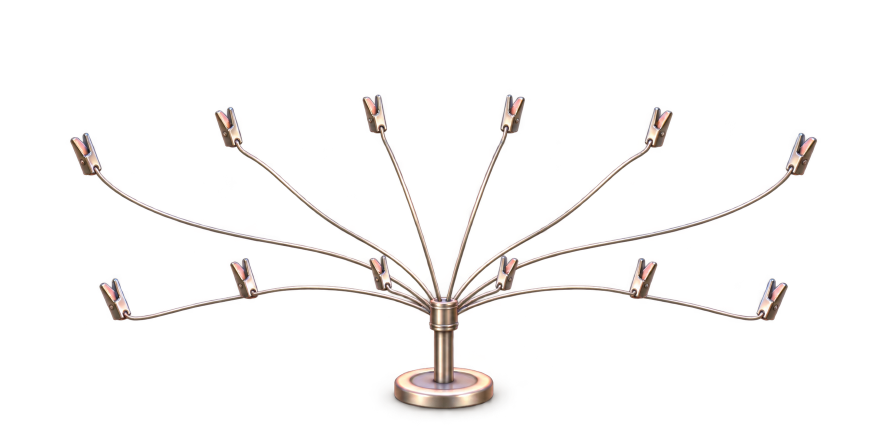
#> input picture Assets/CottonCircuit/UI/Art/CottonCandyFanStand.png, 1774 x 887 px (shown at 1/2 size)
$ python fan-stand-variants.py
#> lines starting #> are read from the running program, lines starting #| are printed output that depends on the picture; after the words box and inside, x2 and y2 are one past the last pixel; in counts of white or black regions, pixels touching at a corner belong together
"""Derive the 6- and 9-clip fan stands from the 12-clip CottonCandyFanStand.png (Pillow + numpy).

    python Tools/fan-stand-variants.py

The business rack shows one clip per owned shelf slot: 6 at the start, 9 and 12 after
each shelf expansion. The 12-clip stand is the generated source. This script removes
whole arms (clip and wire) from it so the other two stands keep the same metal,
lighting and clip positions, and the USS slot positions keep matching the clips:

- 6 clips keep U2 U4 U6 (upper row) and L1 L3 L5 (lower row), the clips that
  stock0-5 use in Business.uss.
- 9 clips add U3 U5 L6, the clips of stock6-8.

Where a removed clip hid a kept wire (L2 over L1's wire, L4 over U6's wire) the hidden
stretch is repainted along a Hermite curve with the wire's own cross-section, blended
into the original wire at both ends. Erased pixels take the surrounding faint backdrop
so no hard edge is left. The script is deterministic; rerun it when the source changes.
"""
from collections import deque
import os
import sys

import numpy as np
from PIL import Image

ROOT = os.path.dirname(os.path.dirname(os.path.abspath(__file__)))
ART = os.path.join(ROOT, 'Assets', 'CottonCircuit', 'UI', 'Art')
SOURCE = os.path.join(ART, 'CottonCandyFanStand.png')

src = np.array(Image.open(SOURCE).convert('RGBA')).astype(np.float64)
H, W = src.shape[:2]
ALPHA = src[:, :, 3] / 255.0
PREMULTIPLIED = src.copy()
PREMULTIPLIED[:, :, :3] *= PREMULTIPLIED[:, :, 3:4] / 255.0
yy, xx = np.mgrid[0:H, 0:W]
VISIBLE = ALPHA > 0.004
#> VISIBLE: shape (887, 1774) bool; 8.7% white; 144 white regions (143 under 20 px), largest, box (x1, y1, x2, y2) and area: (136, 182, 1637, 844) 136905
COLLAR = (xx >= 857) & (xx <= 918) & (yy >= 594)

# Clip centres in the source, upper row U1-U6 and lower row L1-L6 from left to right.
CLIP_ANCHORS = {
    'U1': (173, 310), 'U2': (458, 256), 'U3': (750, 229), 'U4': (1024, 230), 'U5': (1316, 256), 'U6': (1601, 310),
    'L1': (231, 601), 'L2': (490, 559), 'L3': (762, 549), 'L4': (1012, 547), 'L5': (1284, 559), 'L6': (1543, 601),
}
# A point on each visible wire stretch and its direction toward the hub. A wire that
# passes behind another clip is split there (U1 behind L3, U6 behind L4, L1 behind L2,
# L6 behind L5); L12 and L56 are the stretches shared by two lower clips.
WIRES = {
    'U1a': ((240, 385.5), (1, .6)), 'U1b': ((790, 561), (1, .55)),
    'U2': ((490, 305), (1, .9)), 'U3': ((772, 275), (.3, 1)), 'U4': ((1003, 275), (-.3, 1)), 'U5': ((1285, 305), (-1, .9)),
    'U6a': ((1535, 384.5), (-1, .6)), 'U6b': ((985, 560), (-1, .55)),
    'L1a': ((290, 634), (1, -.2)), 'L12': ((530, 584), (1, -.2)), 'L3': ((790, 584.5), (1, .4)), 'L4': ((985, 584.5), (-1, .4)),
    'L6a': ((1480, 634), (-1, -.2)), 'L56': ((1245, 583.5), (-1, -.12)),
}
VARIANTS = {
    'CottonCandyFanStand6.png': (['U1', 'U3', 'U5', 'L2', 'L4', 'L6'], ['U1a', 'U1b', 'U3', 'U5', 'L4', 'L6a']),
    'CottonCandyFanStand9.png': (['U1', 'L2', 'L4'], ['U1a', 'U1b', 'L4']),
}
BRIDGES = [('L1a', 'L12'), ('U6a', 'U6b')]


def label(mask):
    """8-connected component labels of a boolean mask."""
    result = np.zeros(mask.shape, np.int32)
    count = 0
    for y0, x0 in zip(*np.nonzero(mask)):
        if result[y0, x0]:
            continue
        count += 1
        result[y0, x0] = count
        queue = deque([(y0, x0)])
        while queue:
            y, x = queue.popleft()
            for dy in (-1, 0, 1):
                for dx in (-1, 0, 1):
                    ny, nx = y + dy, x + dx
                    if 0 <= ny < H and 0 <= nx < W and mask[ny, nx] and not result[ny, nx]:
                        result[ny, nx] = count
                        queue.append((ny, nx))
    return result, count


def morph(mask, radius, op):
    """Binary erosion or dilation with a disc."""
    out = np.ones_like(mask) if op == 'erode' else np.zeros_like(mask)
    for dy in range(-radius, radius + 1):
        for dx in range(-radius, radius + 1):
            if dx * dx + dy * dy > radius * radius:
                continue
            shifted = np.zeros_like(mask)
            shifted[max(0, -dy):H + min(0, -dy), max(0, -dx):W + min(0, -dx)] = \
                mask[max(0, dy):H + min(0, dy), max(0, dx):W + min(0, dx)]
            out = (out & shifted) if op == 'erode' else (out | shifted)
    return out


def sample(image, x, y):
    x0, y0 = int(np.floor(x)), int(np.floor(y))
    if x0 < 0 or y0 < 0 or x0 + 1 >= W or y0 + 1 >= H:
        return 0.0 * image[0, 0]
    fx, fy = x - x0, y - y0
    return (image[y0, x0] * (1 - fx) * (1 - fy) + image[y0, x0 + 1] * fx * (1 - fy) +
            image[y0 + 1, x0] * (1 - fx) * fy + image[y0 + 1, x0 + 1] * fx * fy)


# Thick parts survive an opening: the 12 clip bodies and the pole with its foot.
thick, thick_count = label(morph(morph(src[:, :, 3] > 100, 6, 'erode'), 6, 'dilate'))
#> call 2 of morph, with radius = 6, op = 'dilate'
#> after the loop in morph (call 2), `for dy in range(-radius, radius + 1):`:
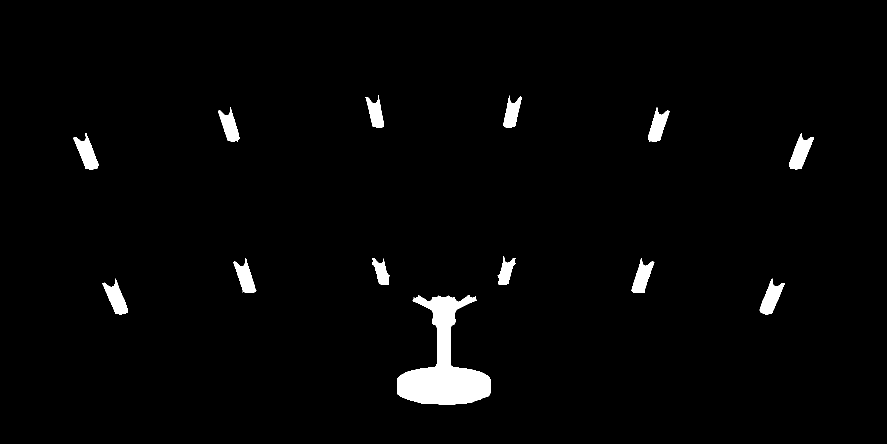
#> shifted: shape (887, 1774) bool (shown at 1/2 size); 2.3% white; 13 white regions, largest, box (x1, y1, x2, y2) and area: (794, 590, 981, 809) 17925, (1578, 266, 1628, 339) 1800, (147, 266, 197, 339) 1760
#> the loop in label, `for y0, x0 in zip(*np.nonzero(mask)):` made 56097 passes
#> (y0, x0) on passes 2 to 4: (191, 753), (191, 754), (191, 755)
#> after the loop in label, `for y0, x0 in zip(*np.nonzero(mask)):`:
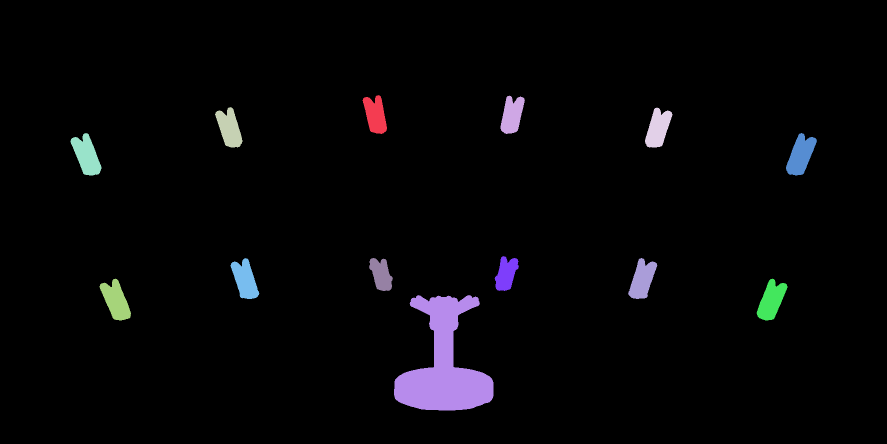
#> result: shape (887, 1774) int32 (shown at 1/2 size); 14 distinct labels, from 0 to 13; one colour per label, 0 black
#> after the loop in label, `for y0, x0 in zip(*np.nonzero(mask)):`: count = 13
#> thick_count = 13
sizes = np.bincount(thick.ravel())
#> sizes = [1517441, 2539, 2549, 2734, 2766, 3073, 3087, 2186, 2832, 2095, 2857, 3018, 2992, 23369]
BASE_BODY = thick == np.argmax(sizes[1:]) + 1
#> BASE_BODY: shape (887, 1774) bool; 1.5% white; 1 white region, box (x1, y1, x2, y2) and area: (788, 590, 987, 821) 23369
centres = {i: (xx[thick == i].mean(), yy[thick == i].mean()) for i in range(1, thick_count + 1)}
#> centres = 13 items
CLIP_BODY = {name: thick == min(centres, key=lambda i: np.hypot(centres[i][0] - x, centres[i][1] - y))
             for name, (x, y) in CLIP_ANCHORS.items()}
#> CLIP_BODY = 12 items
if thick_count != 13 or any((body & BASE_BODY).any() for body in CLIP_BODY.values()):
    raise SystemExit('Expected 12 clip bodies and one base in the source stand; found %d parts.' % thick_count)
ANY_CLIP = np.logical_or.reduce(list(CLIP_BODY.values()))
#> ANY_CLIP: shape (887, 1774) bool; 2.1% white; 12 white regions, largest, box (x1, y1, x2, y2) and area: (1572, 266, 1634, 351) 3087, (141, 266, 203, 351) 3073, (199, 557, 262, 641) 3018
CLIP_AREA = {name: morph(body, 5, 'dilate') & VISIBLE for name, body in CLIP_BODY.items()}
#> after the loop in morph (call 14), `for dy in range(-radius, radius + 1):`:
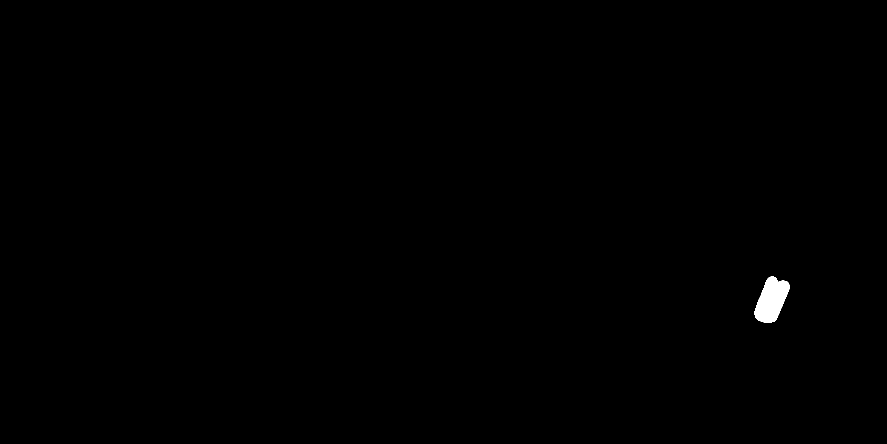
#> out: shape (887, 1774) bool (shown at 1/2 size); 0.27% white; 1 white region, box (x1, y1, x2, y2) and area: (1508, 552, 1580, 646) 4208
#> CLIP_AREA = 12 items
BASE = morph(BASE_BODY, 2, 'dilate') & VISIBLE & (((xx >= 853) & (xx <= 921)) | (yy >= 640))
#> BASE: shape (887, 1774) bool; 1.5% white; 1 white region, box (x1, y1, x2, y2) and area: (786, 589, 989, 823) 22936
BASE |= (xx >= 853) & (xx <= 921) & (yy >= 594) & VISIBLE
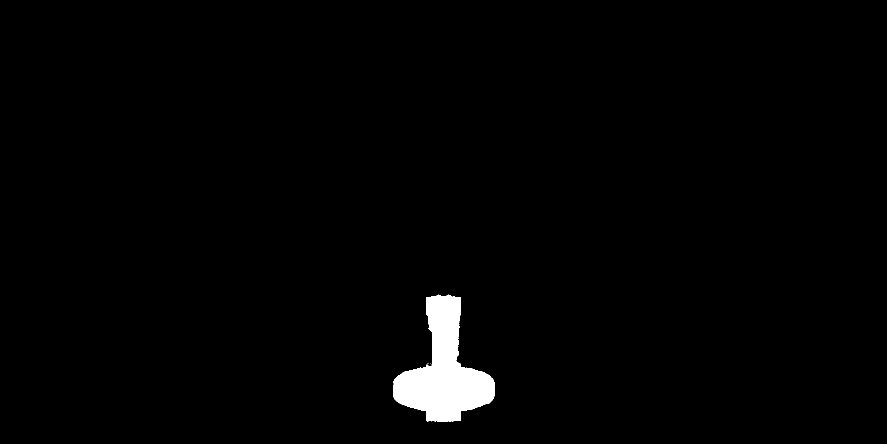
#> BASE: shape (887, 1774) bool (shown at 1/2 size); 1.6% white; 6 white regions (5 under 20 px), largest, box (x1, y1, x2, y2) and area: (786, 589, 989, 844) 25047


def inside(point, mask):
    x, y = int(round(point[0])), int(round(point[1]))
    return 0 <= x < W and 0 <= y < H and mask[y, x]


def track(start, direction, to_hub, step=1.5):
    """Follow a wire centreline until it enters a clip or, toward the hub, the collar."""
    p = np.array(start, float)
    d = np.array(direction, float) / np.linalg.norm(direction)
    points, snapped = [p.copy()], [True]
    offsets = np.arange(-9, 9.01, .5)
    for _ in range(3000):
        q = p + d * step
        n = np.array([-d[1], d[0]])
        if inside(q, ANY_CLIP) or (to_hub and inside(q, COLLAR)):
            break
        profile = np.array([sample(ALPHA, *(q + n * t)) for t in offsets])
        on = profile > .5
        middle = int(np.argmin(np.abs(offsets)))
        hit = False
        if on[middle]:
            a = b = middle
            while a > 0 and on[a - 1]:
                a -= 1
            while b < len(on) - 1 and on[b + 1]:
                b += 1
            width, centre = (b - a + 1) * .5, (offsets[a] + offsets[b]) / 2
            if 5 <= width <= 11 and abs(centre) < 3.5:
                q, hit = q + n * centre, True
        heading = (q - p) / np.linalg.norm(q - p)
        d = .75 * d + .25 * heading
        d /= np.linalg.norm(d)
        p = q
        points.append(p.copy())
        snapped.append(hit)
        if not (0 < p[0] < W and 0 < p[1] < H) or profile.max() < .2:
            break
    return np.array(points), snapped


def trace(start, direction):
    forward, forward_hits = track(start, direction, True)
    backward, backward_hits = track(start, (-direction[0], -direction[1]), False)
    return np.vstack([backward[::-1], forward[1:]]), backward_hits[::-1] + forward_hits[1:]


def near(points, radius):
    """Pixels within radius of a polyline."""
    mask = np.zeros((H, W), bool)
    x0, x1 = int(max(0, points[:, 0].min() - radius - 2)), int(min(W, points[:, 0].max() + radius + 3))
    y0, y1 = int(max(0, points[:, 1].min() - radius - 2)), int(min(H, points[:, 1].max() + radius + 3))
    sx, sy = xx[y0:y1, x0:x1], yy[y0:y1, x0:x1]
    best = np.full(sx.shape, 1e9)
    for a, b in zip(points[:-1], points[1:]):
        v = b - a
        t = np.clip(((sx - a[0]) * v[0] + (sy - a[1]) * v[1]) / (v @ v), 0, 1)
        best = np.minimum(best, (sx - a[0] - t * v[0]) ** 2 + (sy - a[1] - t * v[1]) ** 2)
    mask[y0:y1, x0:x1] = best <= radius * radius
    return mask


PATHS = {name: trace(*spec) for name, spec in WIRES.items()}
#> the loop in track, `for _ in range(3000):` made 348 passes
OBJECTS = morph(thick > 0, 8, 'dilate') | np.logical_or.reduce([near(p, 7.5) for p, _ in PATHS.values()])
#> after the loop in near, `for a, b in zip(points[:-1], points[1:]):`:
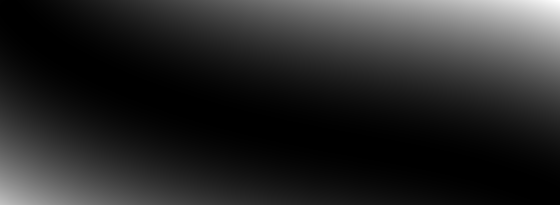
#> best: shape (205, 560) float64; min 4.12e-07, max 34703.9, mean 5399.7; drawn with min black and max white
#> call 2 of near, with points = array of shape (59, 2), radius = 7.5
#> after the loop in near (call 2), `for a, b in zip(points[:-1], points[1:]):`:
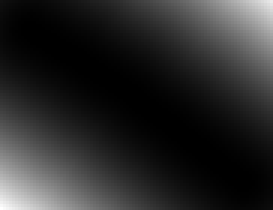
#> best: shape (70, 91) float64 (shown 3 times larger); min 0, max 3063.1, mean 505.2; drawn with min black and max white
#> in near (call 2), `mask[y0:y1, x0:x1] = best <= radius * radius`:
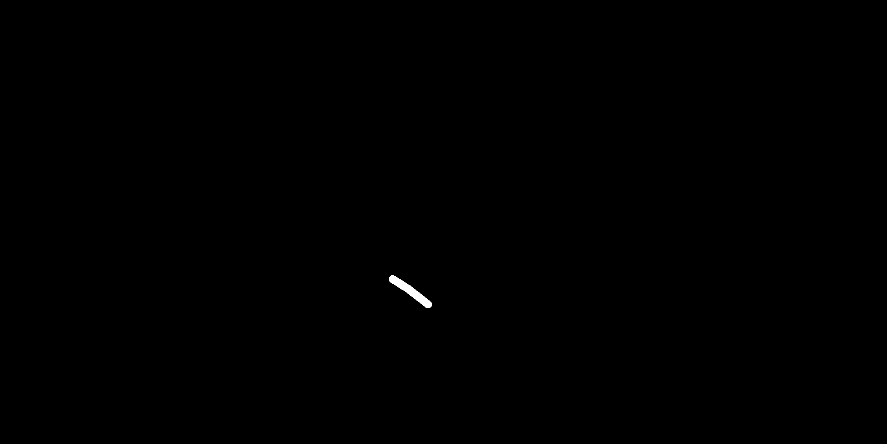
#> mask: shape (887, 1774) bool (shown at 1/2 size); 0.09% white; 1 white region, box (x1, y1, x2, y2) and area: (778, 551, 864, 616) 1485


def box_sum(values, radius):
    c = np.pad(values, ((radius + 1, radius), (radius + 1, radius)), mode='edge').cumsum(0).cumsum(1)
    k = 2 * radius + 1
    return c[k:, k:] - c[:-k, k:] - c[k:, :-k] + c[:-k, :-k]


def backdrop(excluded):
    """The faint matte around the stand, averaged from nearby pixels that hold no object."""
    free = ~OBJECTS & ~excluded
    weight = np.maximum(box_sum(free.astype(float), 14), 1e-6)
    alpha = box_sum(src[:, :, 3] * free, 14) / weight
    out = np.zeros_like(src)
    for c in range(3):
        out[:, :, c] = np.where(alpha > 0, box_sum(PREMULTIPLIED[:, :, c] * free, 14) / weight / np.maximum(alpha / 255, 1e-6), 0)
    out[:, :, 3] = alpha
    return np.clip(out, 0, 255)


def hermite(p0, t0, p1, t1, n=200):
    s = np.linspace(0, 1, n)[:, None]
    length = np.linalg.norm(p1 - p0)
    return ((2 * s ** 3 - 3 * s ** 2 + 1) * p0 + (s ** 3 - 2 * s ** 2 + s) * t0 * length +
            (-2 * s ** 3 + 3 * s ** 2) * p1 + (s ** 3 - s ** 2) * t1 * length)


def bridge_curve(first, second):
    a, b = PATHS[first][0], PATHS[second][0]
    t0, t1 = a[-1] - a[-13], b[12] - b[0]
    return hermite(a[-21], t0 / np.linalg.norm(t0), b[20], t1 / np.linalg.norm(t1))


def arc(curve):
    return np.r_[0, np.cumsum(np.linalg.norm(np.diff(curve, axis=0), axis=1))]


def cross_section(name):
    """Median premultiplied RGBA across the wire, centred on its alpha centroid."""
    points, hits = PATHS[name]
    offsets, fine = np.arange(-7, 7.01, .25), np.arange(-9, 9.01, .25)
    rows = []
    for i in [i for i in range(len(points)) if hits[i]][-90:-30]:
        d = points[min(i + 3, len(points) - 1)] - points[max(i - 3, 0)]
        d /= np.linalg.norm(d)
        n = np.array([-d[1], d[0]])
        weights = np.array([sample(ALPHA, *(points[i] + n * t)) for t in fine])
        centre = (fine * weights).sum() / max(weights.sum(), 1e-6)
        rows.append([sample(PREMULTIPLIED, *(points[i] + n * (t + centre))) for t in offsets])
    return offsets, np.median(np.array(rows), axis=0)


def paint(out, curve, offsets, profile, ramp=10.0):
    along = arc(curve)
    for y in range(int(curve[:, 1].min() - 9), int(curve[:, 1].max() + 10)):
        for x in range(int(curve[:, 0].min() - 9), int(curve[:, 0].max() + 10)):
            p = np.array([x, y], float)
            i = int(np.argmin(((curve - p) ** 2).sum(1)))
            if i == 0 or i == len(curve) - 1:
                continue
            d = curve[i + 1] - curve[i - 1]
            d /= np.linalg.norm(d)
            t = (p - curve[i]) @ np.array([-d[1], d[0]])
            if abs(t) > 7:
                continue
            colour = np.array([np.interp(t, offsets, profile[:, k]) for k in range(4)])
            u = min(along[i], along[-1] - along[i]) / ramp
            w = 1.0 if u >= 1 else u * u * (3 - 2 * u)
            a = colour[3] / 255 * w
            if a <= 0:
                continue
            below = out[y, x, 3] / 255
            total = a + below * (1 - a)
            out[y, x, :3] = (colour[:3] * w + out[y, x, :3] * below * (1 - a)) / max(total, 1e-6)
            out[y, x, 3] = total * 255


def build(remove_clips, remove_wires):
    keep_clips = [k for k in CLIP_ANCHORS if k not in remove_clips]
    keep_wires = [k for k in PATHS if k not in remove_wires]
    bridged = {w for pair in BRIDGES for w in pair}
    removed_wire = np.logical_or.reduce([near(PATHS[k][0], 5.5) for k in remove_wires])
    kept_wire = {k: near(PATHS[k][0], 5.0) & VISIBLE for k in keep_wires}
    any_kept_wire = np.logical_or.reduce(list(kept_wire.values()))
    # A kept clip loses the pieces of a removed wire that poke out beside it.
    kept_clip = {k: CLIP_AREA[k] & ~(removed_wire & ~morph(CLIP_BODY[k], 1, 'dilate')) for k in keep_clips}
    any_kept_clip = np.logical_or.reduce(list(kept_clip.values()))
    keep = BASE | any_kept_clip | any_kept_wire
    keep &= ~((yy < 596) & removed_wire & ~any_kept_wire)  # removed stubs above the collar rim
    kill = np.logical_or.reduce([morph(CLIP_BODY[k], 8, 'dilate') for k in remove_clips]) & VISIBLE
    kill |= np.logical_or.reduce([near(PATHS[k][0], 6.5) for k in remove_wires]) & VISIBLE
    # A removed clip goes entirely, including where a bridged wire ran behind it.
    under = np.logical_or.reduce([morph(CLIP_BODY[k], 8, 'dilate') for k in remove_clips])
    for k in keep_wires:
        if k not in bridged:
            under &= ~kept_wire[k]
    under &= ~np.logical_or.reduce([CLIP_AREA[k] for k in keep_clips])
    erase = ((kill & ~keep) | (under & ~BASE)) & ~any_kept_clip
    protected = np.logical_or.reduce([CLIP_AREA[k] for k in keep_clips] + [BASE] +
                                     [kept_wire[k] for k in keep_wires if k not in bridged])
    for first, second in BRIDGES:
        curve = bridge_curve(first, second)
        along = arc(curve)
        erase |= near(curve[(along >= 16.5) & (along <= along[-1] - 16.5)], 6.5) & ~protected
    out = src.copy()
    out[erase] = backdrop(erase)[erase]
    for first, second in BRIDGES:
        paint(out, bridge_curve(first, second), *cross_section(first))
    parts, _ = label(out[:, :, 3] > 40)
    counts = np.bincount(parts.ravel())
    main = np.argmax(counts[1:]) + 1
    stray = (parts > 0) & (parts != main)
    if stray.any():
        stray = morph(stray, 3, 'dilate') & ~morph(parts == main, 1, 'dilate')
        out[stray] = backdrop(erase | stray)[stray]
    return Image.fromarray(np.clip(out, 0, 255).round().astype(np.uint8), 'RGBA')


if __name__ == '__main__':
    target = sys.argv[1] if len(sys.argv) > 1 else ART
    for file_name, (clips, wires) in VARIANTS.items():
        build(clips, wires).save(os.path.join(target, file_name), optimize=True)
        print('wrote', os.path.join(target, file_name))
